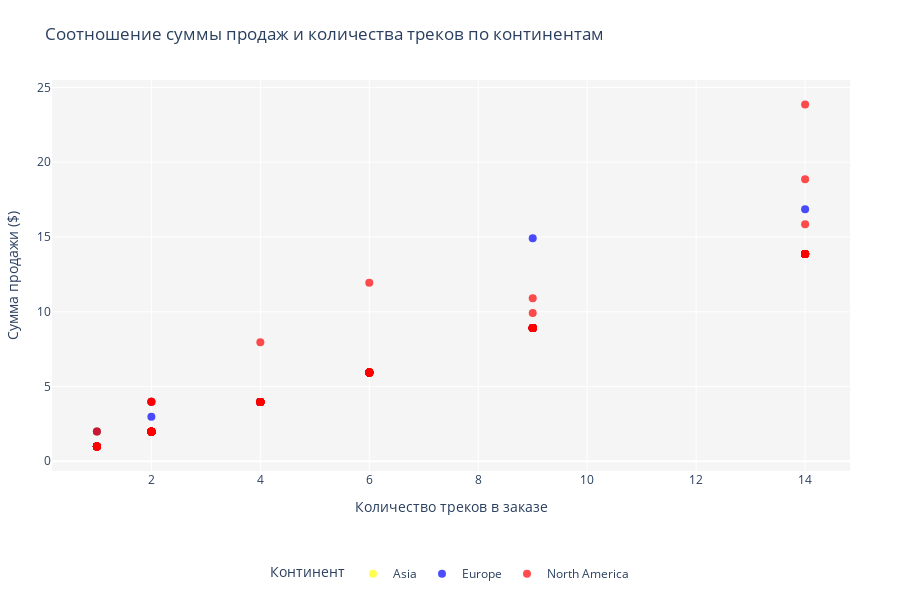

Here is the notebook cell this chart was saved with:
### Code cell
# 3 exercise
country_to_continent = {
    'USA': 'North America',
    'Canada': 'North America',
    'Germany': 'Europe',
    'France': 'Europe',
    'UK': 'Europe',
    'Japan': 'Asia',
    'China': 'Asia',
    'India': 'Asia'
}
query = """
    SELECT 
        i.invoice_id,
        i.billing_country AS country,
        i.total AS sales_amount,
        COUNT(il.track_id) AS tracks_count
    FROM invoice i
    JOIN invoice_line il ON i.invoice_id = il.invoice_id
    GROUP BY i.invoice_id, i.total, i.billing_country
"""

with set_connection() as conn:
    df = pd.read_sql(query, conn)

df['continent'] = df['country'].map(country_to_continent)

fig = px.scatter(
    df,
    x='tracks_count',
    y='sales_amount',
    color='continent',
    title='Соотношение суммы продаж и количества треков по континентам',
    labels={
        'tracks_count': 'Количество треков в заказе',
        'sales_amount': 'Сумма продажи ($)',
        'continent': 'Континент'
    },
    color_discrete_map={
        'Asia': 'yellow',
        'Europe': 'blue',
        'North America': 'red'
    },
    category_orders={'continent': ['Asia', 'Europe', 'North America']},
    height=600,
    hover_data=['country']
)
fig.update_layout(
    plot_bgcolor='rgba(245,245,245,1)',
    legend=dict(
        title='Континент',
        orientation="h",
        yanchor="bottom",
        y=-0.3,
        xanchor="center",
        x=0.5
    ),
    margin=dict(l=50, r=50, b=50, t=80)
)

fig.update_traces(marker=dict(size=8, opacity=0.7))

fig.show()

### Figure 1 — Plotly figure (JSON) as saved in the notebook; plotly's stock layout.template omitted (floating-point values rounded to 4 significant figures; data arrays with more than 128 entries replaced by an {"elided": "..."} marker saying what was removed)
{"data": [{"customdata": [["India"], ["India"], ["India"], ["India"], ["India"], ["India"], ["India"], ["India"], ["India"], ["India"], ["India"], ["India"], ["India"]], "hovertemplate": "Континент=Asia<br>Количество треков в заказе=%{x}<br>Сумма продажи ($)=%{y}<br>country=%{customdata[0]}<extra></extra>", "legendgroup": "Asia", "marker": {"color": "yellow", "opacity": 0.7, "size": 8, "symbol": "circle"}, "mode": "markers", "name": "Asia", "orientation": "v", "showlegend": true, "type": "scatter", "x": [2, 2, 9, 14, 1, 4, 1, 14, 6, 9, 6, 2, 4], "xaxis": "x", "y": [1.98, 1.98, 8.91, 13.86, 1.99, 3.96, 1.99, 13.86, 5.94, 8.91, 5.94, 1.98, 3.96], "yaxis": "y"}, {"customdata": [["Germany"], ["Germany"], ["Germany"], ["France"], ["Germany"], ["Germany"], ["Germany"], ["France"], ["France"], ["France"], ["Germany"], ["Germany"], ["France"], ["Germany"], ["France"], ["France"], ["Germany"], ["Germany"], ["Germany"], ["France"], ["France"], ["France"], ["France"], ["Germany"], ["Germany"], ["Germany"], ["France"], ["France"], ["France"], ["France"], ["France"], ["Germany"], ["Germany"], ["France"], ["France"], ["France"], ["France"], ["Germany"], ["France"], ["France"], ["Germany"], ["France"], ["France"], ["Germany"], ["France"], ["France"], ["France"], ["Germany"], ["Germany"], ["France"], ["Germany"], ["France"], ["France"], ["Germany"], ["Germany"], ["Germany"], ["France"], ["France"], ["Germany"], ["France"], ["Germany"], ["France"], ["France"]], "hovertemplate": "Континент=Europe<br>Количество треков в заказе=%{x}<br>Сумма продажи ($)=%{y}<br>country=%{customdata[0]}<extra></extra>", "legendgroup": "Europe", "marker": {"color": "blue", "opacity": 0.7, "size": 8, "symbol": "circle"}, "mode": "markers", "name": "Europe", "orientation": "v", "showlegend": true, "type": "scatter", "x": [4, 14, 6, 14, 14, 2, 9, 4, 14, 2, 1, 2, 1, 1, 2, 4, 1, 4, 6, 6, 9, 4, 2, 2, 9, 2, 2, 6, 2, 2, 6, 6, 2, 2, 9, 2, 2, 2, 1, 4, 9, 2, 9, 4, 4, 1, 9, 2, 14, 1, 9, 14, 1, 6, 2, 4, 14, 6, 14, 6, 1, 14, 9], "xaxis": "x", "y": [3.96, 13.86, 5.94, 13.86, 13.86, 1.98, 8.91, 3.96, 13.86, 3.98, 0.99, 1.98, 0.99, 0.99, 1.98, 3.96, 0.99, 3.96, 5.94, 5.94, 8.91, 3.96, 1.98, 1.98, 14.91, 1.98, 1.98, 5.94, 2.98, 1.98, 5.94, 5.94, 1.98, 1.98, 8.91, 1.98, 1.98, 1.98, 1.99, 3.96, 8.91, 1.98, 8.91, 3.96, 3.96, 0.99, 8.91, 1.98, 13.86, 0.99, 8.91, 13.86, 0.99, 5.94, 1.98, 3.96, 16.86, 5.94, 13.86, 5.94, 0.99, 13.86, 8.91], "yaxis": "y"}, {"customdata": {"elided": "147x1 str values"}, "hovertemplate": "Континент=North America<br>Количество треков в заказе=%{x}<br>Сумма продажи ($)=%{y}<br>country=%{customdata[0]}<extra></extra>", "legendgroup": "North America", "marker": {"color": "red", "opacity": 0.7, "size": 8, "symbol": "circle"}, "mode": "markers", "name": "North America", "orientation": "v", "showlegend": true, "type": "scatter", "x": {"elided": "147 int values"}, "xaxis": "x", "y": {"elided": "147 float values"}, "yaxis": "y"}], "layout": {"height": 600, "legend": {"orientation": "h", "title": {"text": "Континент"}, "tracegroupgap": 0, "x": 0.5, "xanchor": "center", "y": -0.3, "yanchor": "bottom"}, "margin": {"b": 50, "l": 50, "r": 50, "t": 80}, "plot_bgcolor": "rgba(245,245,245,1)", "title": {"text": "Соотношение суммы продаж и количества треков по континентам"}, "xaxis": {"anchor": "y", "domain": [0, 1], "title": {"text": "Количество треков в заказе"}}, "yaxis": {"anchor": "x", "domain": [0, 1], "title": {"text": "Сумма продажи ($)"}}}}
